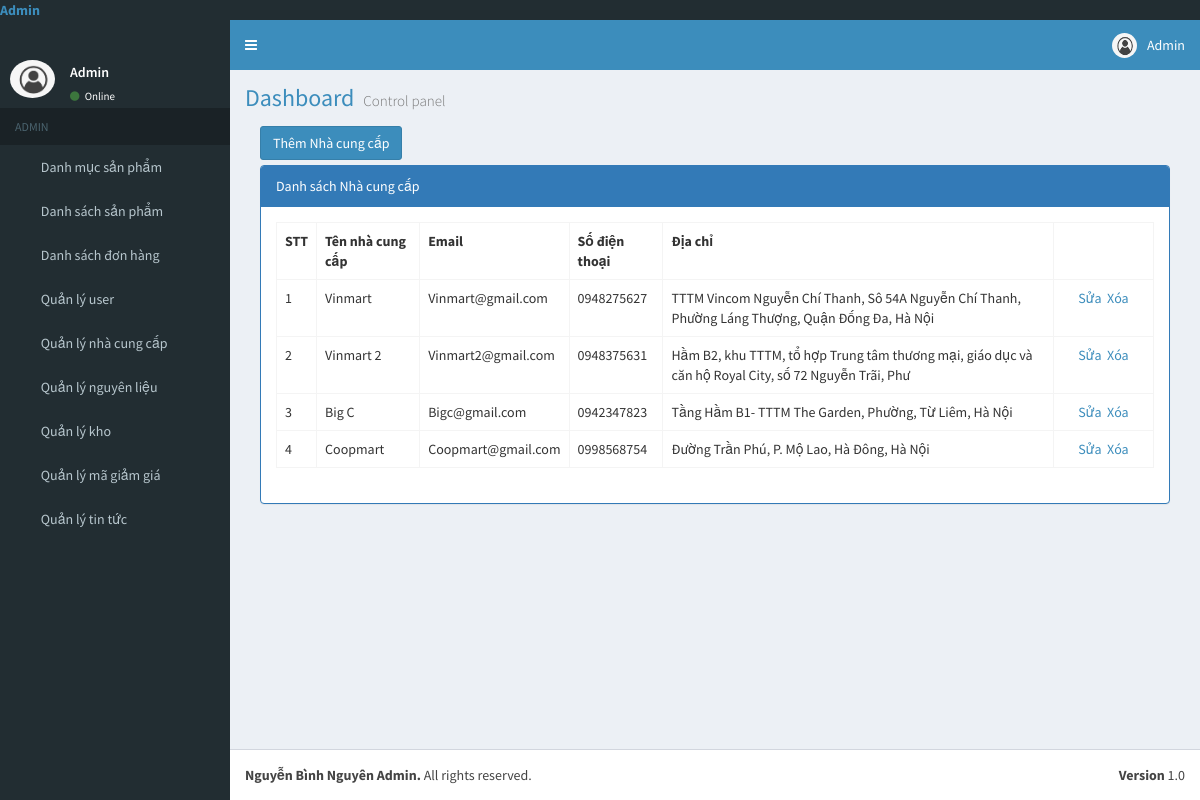
The page /index.php?area=Backend&controller=NCC (signed in) on the database its author committed.
### tables this page shows
CREATE TABLE `tbl_supplier` (
  `MaNCC` int(11) NOT NULL,
  `TenNCC` varchar(50) NOT NULL,
  `MailNCC` varchar(50) NOT NULL,
  `SĐT` varchar(20) NOT NULL,
  `DiaChi` varchar(100) NOT NULL
);

### Controllers/Backend/NCCController.php (called while the page is built, shortened)
<?php
	include "Models/Backend/NCCModel.php";
	class NCCController extends Controller{
		public function index(){
			$data = $this->fetchAll();
			$this->renderHTML("Views/Backend/NCCView.php",array("data"=>$data));
		}
	}
 ?>

### index.php (called while the page is built, shortened)
<?php
	include "App/Routing.php";
 ?>

### Models/Backend/NCCModel.php (called while the page is built, shortened)
<?php
	trait NCCModel{
		public function fetchAll(){
			$conn = Connection::getInstance();
			$query = $conn->query("select * from tbl_supplier order by MaNCC asc");
			return $query->fetchAll();
		}
	}
 ?>

### Views/Backend/NCCView.php (the view, shortened to what this page needs)
<div class="col-md-12">
    <div style="margin-bottom:5px;">
        <a href="index.php?area=backend&controller=NCC&action=add" class="btn btn-primary">Thêm Nhà cung cấp</a>
    </div>
    <div class="panel panel-primary">
        <div class="panel-heading">Danh sách Nhà cung cấp</div>
        <div class="panel-body">
            <table class="table table-bordered table-hover">
                <tr>
                    <th>STT</th>
                    <th>Tên nhà cung cấp</th>
                    <th>Email</th>
                    <th>Số điện thoại</th>
                    <th>Địa chỉ</th>
                    <th style="width:100px;"></th>
                </tr>
                <?php $cnt=1;foreach($data as $rows): ?>
                <tr>
                    <td><?php echo $cnt;$cnt++; ?></td>
                    <td><?php echo $rows->TenNCC; ?></td>
                    <td><?php echo $rows->MailNCC; ?></td>
                    <td><?php echo $rows->SĐT; ?></td>
                    <td><?php echo $rows->DiaChi; ?></td>
                    <td style="text-align:center;">
                        <a href="index.php?area=backend&controller=NCC&action=edit&id=<?php echo $rows->MaNCC; ?>">Sửa</a>&nbsp;
                        <a href="index.php?area=backend&controller=NCC&action=delete&id=<?php echo $rows->MaNCC; ?>" onclick="return window.confirm('Are you sure?');">Xóa</a>
                    </td>
                </tr>
                <?php endforeach; ?>
            </table>
        </div>
    </div>
</div>

### rows shown on the page
tbl_supplier: TenNCC "Vinmart", MailNCC "Vinmart@gmail.com", SĐT "0948275627", DiaChi "TTTM Vincom Nguyễn Chí Thanh, Sô 54A Nguyễn Chí Thanh, Phường Láng Thượng, Quận Đống Đa, Hà Nội"
tbl_supplier: TenNCC "Vinmart 2", MailNCC "Vinmart2@gmail.com", SĐT "0948375631", DiaChi "Hầm B2, khu TTTM, tổ hợp Trung tâm thương mại, giáo dục và căn hộ Royal City, số 72 Nguyễn Trãi, Phư"
tbl_supplier: TenNCC "Big C", MailNCC "Bigc@gmail.com", SĐT "0942347823", DiaChi "Tầng Hầm B1- TTTM The Garden, Phường, Từ Liêm, Hà Nội"
tbl_supplier: TenNCC "Coopmart", MailNCC "Coopmart@gmail.com", SĐT "0998568754", DiaChi "Đường Trần Phú, P. Mộ Lao, Hà Đông, Hà Nội"

### other values the page prints
$_SESSION["fullname"] "Admin"
